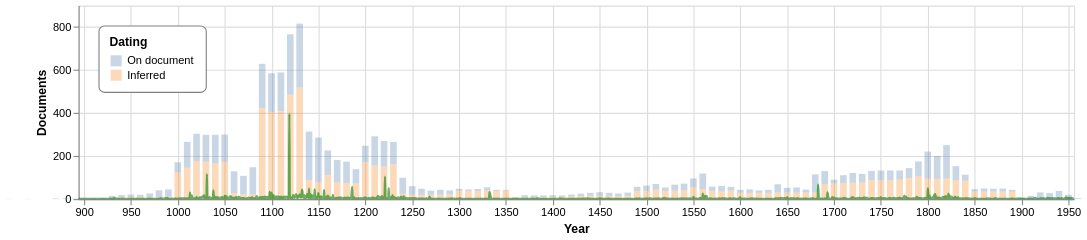

Notebook cell for this chart:
### Code cell
combined_dating_chart = (bar_chart + line_chart).configure_legend(
    strokeColor='gray',
    fillColor='white', #EEEEEE',
    padding=10,
    cornerRadius=5,
    orient='top-left'
) # .resolve_scale() # x='shared', y='shared').properties(width=900, height=175)

combined_dating_chart.save(f'{chart_dir}/combined_dating.pdf')
combined_dating_chart.save(f'{chart_dir}/combined_dating.svg')
combined_dating_chart.save(f'{chart_dir}/combined_dating.png', ppi=300)
combined_dating_chart

### Figure 1 — Vega-Lite specification as saved in the notebook (floating-point values rounded to 4 significant figures; data arrays with more than 128 entries replaced by an {"elided": "..."} marker saying what was removed)
{"config": {"view": {"continuousWidth": 300, "continuousHeight": 300}, "legend": {"cornerRadius": 5, "fillColor": "white", "orient": "top-left", "padding": 10, "strokeColor": "gray"}}, "layer": [{"data": {"name": "data-43737f450815a471097663ffcb6d88fd"}, "mark": {"type": "bar", "opacity": 0.3, "width": 6}, "encoding": {"color": {"field": "date_source", "scale": {"domain": ["On document", "Inferred"]}, "title": "Dating", "type": "nominal"}, "x": {"axis": {"format": "r"}, "field": "earliest", "scale": {"domain": [900, 1950]}, "title": "Year", "type": "quantitative"}, "y": {"field": "count", "scale": {"domain": [0, 900]}, "title": "Documents", "type": "quantitative"}}}, {"data": {"name": "data-9fe21e936c6ec209e3b8664ec4cc959d"}, "mark": {"type": "line", "clip": true, "color": "green", "interpolate": "monotone", "opacity": 0.6}, "encoding": {"x": {"axis": {"format": "r"}, "field": "undate_midpoint_year", "scale": {"domain": [900, 1950]}, "title": "Year", "type": "quantitative"}, "y": {"field": "count", "scale": {"domain": [0, 450]}, "title": "Documents", "type": "quantitative"}}}], "height": 175, "width": 900, "$schema": "https://vega.github.io/schema/vega-lite/v6.1.0.json", "datasets": {"data-43737f450815a471097663ffcb6d88fd": {"elided": "211 records"}, "data-9fe21e936c6ec209e3b8664ec4cc959d": {"elided": "1238 records"}}}
